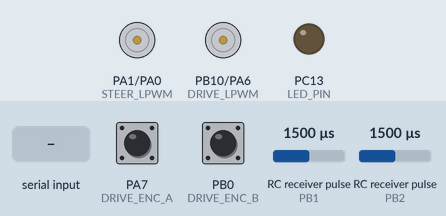
This sketch was run on a simulated STM32 Blue Pill. Parts: motor-driver pin pairs drawn as motors (green arrow = first pin HIGH = forward, orange = second pin HIGH = backward, longer = more drive), output pins drawn as LEDs (lit = HIGH). Wiring (inferred from the names in the program): 2 × RC receiver channel: data PB1 / data PB2. Dashed ring = blinking. Inputs (shaded band) come from the test bench; at power-on: PA7 (DRIVE_ENC_A) HIGH, PB0 (DRIVE_ENC_B) HIGH, RC receiver pulse (sensors on PB1, PB2) 1500 µs. What the sketch prints to the serial monitor is not drawn.

Above: at 0.8 s.
0.9 s: "30:150:10\n" received over Serial
At 1.75 s:
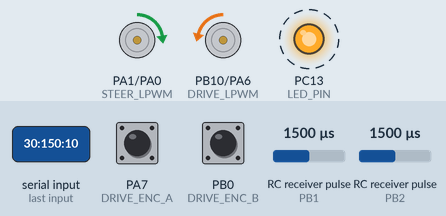
3.9 s: "90:45:200\n" received over Serial
At 6.3 s:
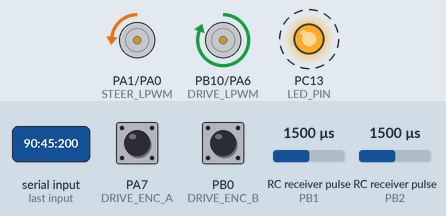
6.9 s: "STOP\n" received over Serial
At 8.2 s:
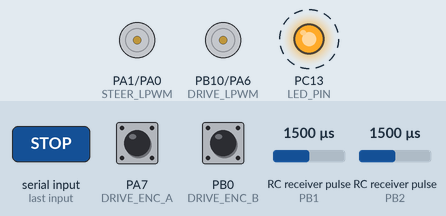
9.9 s: "90:45:200:10\n" received over Serial
At 10.05 s:
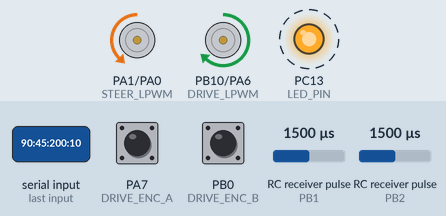
12.9 s: "1:90:45\n" received over the second serial link
At 14.8 s:
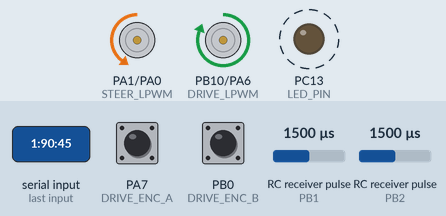
15.9 s: "1:90:45\n" received over Serial
Timing chart, 0 to 19.9 s (numbered marks = the images above; inputs shaded):
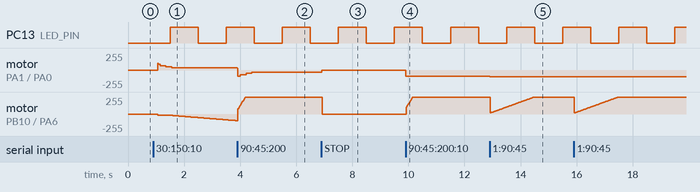

Measured:
- after the input at 0.9 s, motor on PA1 (STEER_LPWM) / PA0 (STEER_RPWM): stopped → forward 86/255 after 0.16 s, → forward 63/255 0.10 s later, → forward 47/255 0.20 s later, → forward 32/255 0.20 s later; motor on PB10 (DRIVE_LPWM) / PA6 (DRIVE_RPWM): moves from stopped to backward 100/255 over 2.8 s, starting after 0.16 s
- after the input at 3.9 s, motor on PA1 (STEER_LPWM) / PA0 (STEER_RPWM): forward 32/255 → backward 91/255 at once, → backward 68/255 0.11 s later, → backward 52/255 0.20 s later, → backward 36/255 0.20 s later
- after the input at 6.9 s, motor on PA1 (STEER_LPWM) / PA0 (STEER_RPWM): backward 36/255 → stopped at once; motor on PB10 (DRIVE_LPWM) / PA6 (DRIVE_RPWM): forward 255/255 → stopped at once
- after the input at 9.9 s, motor on PA1 (STEER_LPWM) / PA0 (STEER_RPWM): stopped → backward 91/255 at once; motor on PB10 (DRIVE_LPWM) / PA6 (DRIVE_RPWM): moves from stopped to forward 255/255 over 0.24 s, starting at once
- after the input at 12.9 s, motor on PA1 (STEER_LPWM) / PA0 (STEER_RPWM): backward 91/255 → backward 100/255 at once
- by itself, PC13 (LED_PIN): alternates HIGH for 1.0 s and LOW for 1.0 s

The sketch:

AAA_RS485_v2.ino
```cpp
#define _VAR_GLOBAL_IMPLEMENTATION_
#include <Arduino.h>
#include <STM32FreeRTOS.h>

#include "VAR_GLOBAL.h"
#include "Steering.h"
#include "Driving.h"
#include "Communication.h"

// ==================== AUTO RUN PLAN ====================
struct Movement {
  float angle;
  float rpm;
  int duration;
};

Movement movements[] = {
  // { 0, 0, 5000 },
  // { 10, 0, 2000 },
  // { 350, 0, 2000 },
  // { 20, 0, 2000 },
  // { 340, 0, 2000 },
  // { 30, 0, 2000 },
  // { 330, 0, 2000 },
  // { 90, 0, 2000 },
  // { 270, 0, 2000 },
  // { 0, 50, 2000 },
  // { 180, 50, 2000 },
  // { 10, 50, 2000 },
  // { 350, 50, 2000 },
  // { 20, 50, 2000 },
  // { 340, 50, 2000 },
  // { 30, 50, 2000 },
  // { 330, 50, 2000 },
  // { 90, 50, 2000 },
  // { 270, 50, 2000 },
};

int totalSteps = sizeof(movements) / sizeof(movements[0]);
int currentStep = 0;
bool autoRepeat = true;
bool autoRunEnabled = true;  // SET TRUE UNTUK AUTO RUN

// ==================== AUTO RUN TASK ====================
void autoRunTask(void *pvParameters) {
  SwerveCommand_t cmd;

  // Tunggu sistem stabil
  vTaskDelay(pdMS_TO_TICKS(2000));

  if (serialMutex != NULL) {
    xSemaphoreTake(serialMutex, portMAX_DELAY);
    Serial.println("\n🎬 AUTO RUN STARTED!");
    Serial.println("========================================");
    for (int i = 0; i < totalSteps; i++) {
      Serial.print("  Step ");
      Serial.print(i);
      Serial.print(": A");
      Serial.print(movements[i].angle);
      Serial.print(" R");
      Serial.print(movements[i].rpm);
      Serial.print(" (");
      Serial.print(movements[i].duration);
      Serial.println("ms)");
    }
    Serial.println("========================================\n");
    xSemaphoreGive(serialMutex);
  }

  while (1) {
    if (autoRunEnabled) {
      // Kirim perintah step saat ini
      cmd.angle = movements[currentStep].angle;
      cmd.rpm = movements[currentStep].rpm;
      cmd.stop_all = false;
      xQueueSend(steerCommandQueue, &cmd, 0);
      xQueueSend(driveCommandQueue, &cmd, 0);

      if (serialMutex != NULL) {
        xSemaphoreTake(serialMutex, portMAX_DELAY);
        Serial.print("📍 STEP ");
        Serial.print(currentStep);
        Serial.print(": A");
        Serial.print(movements[currentStep].angle);
        Serial.print(" R");
        Serial.print(movements[currentStep].rpm);
        Serial.print(" selama ");
        Serial.print(movements[currentStep].duration);
        Serial.println("ms");
        xSemaphoreGive(serialMutex);
      }

      // Tunggu sesuai durasi
      vTaskDelay(pdMS_TO_TICKS(movements[currentStep].duration));

      // Pindah ke step berikutnya
      currentStep++;
      if (currentStep >= totalSteps) {
        if (autoRepeat) {
          currentStep = 0;
          if (serialMutex != NULL) {
            xSemaphoreTake(serialMutex, portMAX_DELAY);
            Serial.println("\n🔄 PLAN SELESAI - MULAI ULANG\n");
            xSemaphoreGive(serialMutex);
          }
        } else {
          if (serialMutex != NULL) {
            xSemaphoreTake(serialMutex, portMAX_DELAY);
            Serial.println("\n✅ PLAN SELESAI - STOP\n");
            xSemaphoreGive(serialMutex);
          }
          break;
        }
      }
    } else {
      vTaskDelay(pdMS_TO_TICKS(100));
    }
  }
}

void setup() {
  Serial.begin(115200);
  delay(1000);

  // Buat queue dan mutex
  steerCommandQueue = xQueueCreate(5, sizeof(SwerveCommand_t));
  driveCommandQueue = xQueueCreate(5, sizeof(SwerveCommand_t));
  serialMutex = xSemaphoreCreateMutex();

  // Setup pins
  pinMode(STEER_ENC_A, INPUT_PULLUP);
  pinMode(STEER_ENC_B, INPUT_PULLUP);
  pinMode(STEER_RPWM, OUTPUT);
  pinMode(STEER_LPWM, OUTPUT);

  pinMode(DRIVE_ENC_A, INPUT_PULLUP);
  pinMode(DRIVE_ENC_B, INPUT_PULLUP);
  pinMode(DRIVE_RPWM, OUTPUT);
  pinMode(DRIVE_LPWM, OUTPUT);
  pinMode(LED_PIN, OUTPUT);

  // Interrupts
  attachInterrupt(digitalPinToInterrupt(STEER_ENC_A), steer_updateEncoder, CHANGE);
  attachInterrupt(digitalPinToInterrupt(STEER_ENC_B), steer_updateEncoder, CHANGE);
  attachInterrupt(digitalPinToInterrupt(DRIVE_ENC_A), drive_encoderInterrupt, CHANGE);
  attachInterrupt(digitalPinToInterrupt(DRIVE_ENC_B), drive_encoderInterrupt, CHANGE);

  // Init timing
  steer_lastTime = micros();
  drive_lastPidTime = micros();
  drive_lastRpmTime = millis();

  // Print welcome
  if (serialMutex != NULL) {
    xSemaphoreTake(serialMutex, portMAX_DELAY);
    Serial.println("\n╔════════════════════════════════════════════╗");
    Serial.println("║     SWERVE DRIVE CONTROL SYSTEM v8.3      ║");
    Serial.println("║           WITH AUTO RUN MODE               ║");
    Serial.println("╚════════════════════════════════════════════╝");
    xSemaphoreGive(serialMutex);
  }

  // Create tasks
  xTaskCreate(steeringTask, "Steering", 256, NULL, 2, &steeringTaskHandle);
  xTaskCreate(drivingTask, "Driving", 256, NULL, 2, &drivingTaskHandle);
  xTaskCreate(commandTask, "Command", 128, NULL, 3, &commandTaskHandle);
  xTaskCreate(displayTask, "Display", 128, NULL, 1, &displayTaskHandle);
  xTaskCreate(rs485Task, "RS485_RX", 256, NULL, 3, NULL);

  xTaskCreate(rs485RealtimeTask, "RS485_TX_Realtime", 256, NULL, 2, NULL);
  xTaskCreate(guiOutputTask, "GUI_OUT", 256, NULL, 2, NULL);

  // ========== AUTO RUN TASK ==========
  // if (autoRunEnabled) {
  //   xTaskCreate(autoRunTask, "AutoRun", 256, NULL, 1, NULL);
  // }

  vTaskStartScheduler();
}

void loop() {
  // Empty
}
```

Communication.h
```cpp
#ifndef COMMUNICATION_H
#define COMMUNICATION_H

#include "VAR_GLOBAL.h"
#include "Steering.h"
#include "Driving.h"

// Function prototypes
void commandTask(void *pvParameters);
void displayTask(void *pvParameters);
void rs485Task(void *pvParameters);
void guiOutputTask(void *pvParameters);
void parseCommand(String cmd);
void parseRs485Command(String cmd);
void printHelp();
void printSystemStatus();
void executeSwerveCommand(float angle, float rpm);
void sendRs485Response(String response);
void sendGuiData();
void sendRs485RealtimeData();
void rs485RealtimeTask(void *pvParameters);

// ==================== COMMUNICATION IMPLEMENTATIONS ====================
#pragma region Communication_Implementations

void executeSwerveCommand(float angle, float rpm) {
  SwerveCommand_t cmd;
  cmd.angle = angle;
  cmd.rpm = rpm;
  cmd.stop_all = false;

  xQueueSend(steerCommandQueue, &cmd, 0);
  xQueueSend(driveCommandQueue, &cmd, 0);

  if (serialMutex != NULL) {
    xSemaphoreTake(serialMutex, portMAX_DELAY);
    Serial.println("\n🔄 EKSEKUSI PERINTAH:");
    Serial.print("   Steering: ");
    Serial.print(angle, 1);
    Serial.print("°");

    if (rpm != 0) {
      bool forward = drive_determineDirection(angle);
      Serial.print(" | Driving: ");
      Serial.print(rpm, 1);
      Serial.print(" RPM ");
      Serial.print(forward ? "MAJU" : "MUNDUR");
    } else {
      Serial.println(" | Driving: OFF");
    }
    xSemaphoreGive(serialMutex);
  }
}

void parseCommand(String cmd) {
  if (cmd == "HELP" || cmd == "H") {
    printHelp();
    return;
  }

  if (cmd == "STOP" || cmd == "S") {
    SwerveCommand_t stopCmd;
    stopCmd.stop_all = true;
    xQueueSend(steerCommandQueue, &stopCmd, 0);
    xQueueSend(driveCommandQueue, &stopCmd, 0);

    if (serialMutex != NULL) {
      xSemaphoreTake(serialMutex, portMAX_DELAY);
      Serial.println("⏹️ EMERGENCY STOP - SEMUA MOTOR");
      xSemaphoreGive(serialMutex);
    }
    return;
  }

  if (cmd == "STATUS" || cmd == "?") {
    printSystemStatus();
    return;
  }

  // Format: A45R20 atau A45R0
  int aIndex = cmd.indexOf('A');
  int rIndex = cmd.indexOf('R');

  if (aIndex >= 0 && rIndex > aIndex) {
    String angleStr = cmd.substring(aIndex + 1, rIndex);
    String rpmStr = cmd.substring(rIndex + 1);

    float angle = angleStr.toFloat();
    float rpm = rpmStr.toFloat();

    executeSwerveCommand(angle, rpm);
    return;
  }

  // Format: 1:45:20 (RS485 style via USB)
  int firstColon = cmd.indexOf(':');
  int secondColon = cmd.indexOf(':', firstColon + 1);

  if (firstColon > 0 && secondColon > firstColon) {
    float angle = cmd.substring(firstColon + 1, secondColon).toFloat();
    float rpm = cmd.substring(secondColon + 1).toFloat();
    executeSwerveCommand(angle, rpm);
    return;
  }

  if (serialMutex != NULL) {
    xSemaphoreTake(serialMutex, portMAX_DELAY);
    Serial.println("❌ Command tidak dikenal! Gunakan HELP");
    xSemaphoreGive(serialMutex);
  }
}

void sendRs485Response(String response) {
  Serial1.println(response);
}

void parseRs485Command(String cmd) {
  int firstColon = cmd.indexOf(':');
  int secondColon = cmd.indexOf(':', firstColon + 1);

  if (firstColon > 0 && secondColon > firstColon) {
    int slaveId = cmd.substring(0, firstColon).toInt();

    if (slaveId == RS485_SLAVE_ID) {
      float angle = cmd.substring(firstColon + 1, secondColon).toFloat();
      float rpm = cmd.substring(secondColon + 1).toFloat();

      executeSwerveCommand(angle, rpm);
      sendRs485Response("OK:" + String(RS485_SLAVE_ID) + ":A" + String(angle) + ":R" + String(rpm));

      if (serialMutex != NULL) {
        xSemaphoreTake(serialMutex, portMAX_DELAY);
        Serial.print("📡 RS485 [ID:");
        Serial.print(slaveId);
        Serial.print("] A");
        Serial.print(angle);
        Serial.print(" R");
        Serial.println(rpm);
        xSemaphoreGive(serialMutex);
      }
    }
  } else {
    sendRs485Response("ERROR:INVALID_FORMAT");
  }
}

// ==================== GUI OUTPUT TASK (UNTUK PYTHON GUI) ====================
void sendGuiData() {
  // Format yang diharapkan GUI: ID:angle,rpm,pwm_pos,pwm_spd,ready
  // Contoh: 1:45.5,30.2,50,120,1

  int ready = steer_targetReached ? 1 : 0;
  int pwm_pos = (int)steer_currentOutput;
  int pwm_spd = drive_pwmOutput;

  String output = String(RS485_SLAVE_ID) + ":" +
                  String(steerAngleDeg, 1) + "," +
                  String(drive_wheelRpm, 1) + "," +
                  String(pwm_pos) + "," +
                  String(pwm_spd) + "," +
                  String(ready);

  Serial.println(output);
}

void guiOutputTask(void *pvParameters) {
  TickType_t xLastWakeTime = xTaskGetTickCount();
  const TickType_t xFrequency = pdMS_TO_TICKS(50);  // Kirim setiap 50ms (20Hz)

  while(1) {
    vTaskDelayUntil(&xLastWakeTime, xFrequency);
    sendGuiData();
  }
}

void sendRs485RealtimeData() {
  int ready = steer_targetReached ? 1 : 0;
  int pwm_pos = (int)steer_currentOutput;
  int pwm_spd = drive_pwmOutput;

  String output = String(RS485_SLAVE_ID) + ":" +
                  String(steerAngleDeg, 1) + "," +
                  String(drive_wheelRpm, 1) + "," +
                  String(pwm_pos) + "," +
                  String(pwm_spd) + "," +
                  String(ready);

  Serial1.println(output);
}

void rs485RealtimeTask(void *pvParameters) {
  TickType_t xLastWakeTime = xTaskGetTickCount();
  const TickType_t xFrequency = pdMS_TO_TICKS(50);

  vTaskDelay(pdMS_TO_TICKS(500));

  while(1) {
    vTaskDelayUntil(&xLastWakeTime, xFrequency);
    sendRs485RealtimeData();
  }
}

void printHelp() {
  if (serialMutex != NULL) {
    xSemaphoreTake(serialMutex, portMAX_DELAY);

    Serial.println("\n╔════════════════════════════════════════════╗");
    Serial.println("║            HELP - SWERVE DRIVE             ║");
    Serial.println("╚════════════════════════════════════════════╝");

    Serial.println("\n📝 FORMAT INPUT (USB Serial):");
    Serial.println("  A[angle]R[rpm]  - Set steering dan driving");
    Serial.println("  Contoh: A45R20   -> Steering 45°, Maju 20 RPM");
    Serial.println("          A225R20  -> Steering 225°, Mundur 20 RPM");
    Serial.println("          A90R0    -> Steering 90° saja");
    Serial.println("          STOP     -> Emergency stop");
    Serial.println("          1:45:20  -> Format RS485 via USB");

    Serial.println("\n📡 OUTPUT FORMAT (ke GUI):");
    Serial.println("  ID:angle,rpm,pwm_pos,pwm_spd,ready");
    Serial.println("  Contoh: 1:45.5,30.2,50,120,1");

    Serial.println("\n⚙️ LOGIKA ARAH BERDASARKAN SUDUT:");
    Serial.println("  MAJU   : 0° - 90° dan 270° - 360°");
    Serial.println("  MUNDUR : 90° - 270°");

    Serial.println("\n============================================\n");

    xSemaphoreGive(serialMutex);
  }
}

void printSystemStatus() {
  if (serialMutex != NULL) {
    xSemaphoreTake(serialMutex, portMAX_DELAY);

    Serial.println("\n╔════════════════════════════════════════════╗");
    Serial.println("║            SYSTEM STATUS                   ║");
    Serial.println("╚════════════════════════════════════════════╝");

    Serial.println("\n🎯 STEERING:");
    Serial.print("  Posisi: ");
    Serial.print(steerAngleDeg, 1);
    Serial.print("° | Target: ");
    Serial.print(steerRawTargetAngle, 1);
    Serial.print("° | PWM: ");
    Serial.println(steer_currentOutput, 0);

    Serial.println("\n⚡ DRIVING:");
    Serial.print("  RPM: ");
    Serial.print(drive_wheelRpm, 1);
    Serial.print(" | Target: ");
    Serial.print(drive_wheelRpmTarget_requested, 1);
    Serial.print(" | PWM: ");
    Serial.println(drive_pwmOutput);

    Serial.print("  Status: ");
    if (steer_targetReached) Serial.print("STEER READY | ");
    else Serial.print("STEER MOVING | ");

    if (driving_active) Serial.println("DRIVE ACTIVE");
    else Serial.println("DRIVE IDLE");

    Serial.println("\n📤 OUTPUT KE GUI:");
    Serial.print("  Format: ");
    Serial.println("ID:angle,rpm,pwm_pos,pwm_spd,ready");

    Serial.println("\n============================================\n");

    xSemaphoreGive(serialMutex);
  }
}

void commandTask(void *pvParameters) {
  TickType_t xLastWakeTime = xTaskGetTickCount();
  const TickType_t xFrequency = pdMS_TO_TICKS(50);

  while(1) {
    vTaskDelayUntil(&xLastWakeTime, xFrequency);

    while (Serial.available() > 0) {
      char c = Serial.read();

      if (c == '\n') {
        if (bufferIndex > 0) {
          inputBuffer[bufferIndex] = '\0';
          String command = String(inputBuffer);
          command.trim();
          command.toUpperCase();
          parseCommand(command);
          bufferIndex = 0;
          memset(inputBuffer, 0, sizeof(inputBuffer));
        }
      } else if (c != '\r' && bufferIndex < sizeof(inputBuffer) - 1) {
        inputBuffer[bufferIndex++] = c;
      }
    }
  }
}

void rs485Task(void *pvParameters) {
  TickType_t xLastWakeTime = xTaskGetTickCount();
  const TickType_t xFrequency = pdMS_TO_TICKS(20);

  Serial1.begin(115200);

  if (serialMutex != NULL) {
    xSemaphoreTake(serialMutex, portMAX_DELAY);
    Serial.println("📡 RS485 Started on Serial1");
    Serial.print("   Slave ID: ");
    Serial.println(RS485_SLAVE_ID);
    xSemaphoreGive(serialMutex);
  }

  while(1) {
    vTaskDelayUntil(&xLastWakeTime, xFrequency);

    while (Serial1.available() > 0) {
      char c = Serial1.read();

      if (c == '\n') {
        if (rs485BufferIndex > 0) {
          rs485Buffer[rs485BufferIndex] = '\0';
          String command = String(rs485Buffer);
          command.trim();
          parseRs485Command(command);
          rs485BufferIndex = 0;
          memset(rs485Buffer, 0, sizeof(rs485Buffer));
        }
      } else if (c != '\r' && rs485BufferIndex < sizeof(rs485Buffer) - 1) {
        rs485Buffer[rs485BufferIndex++] = c;
      }
    }
  }
}

void displayTask(void *pvParameters) {
  TickType_t xLastWakeTime = xTaskGetTickCount();
  const TickType_t xFrequency = pdMS_TO_TICKS(500);

  while(1) {
    vTaskDelayUntil(&xLastWakeTime, xFrequency);

    if (serialMutex != NULL && xSemaphoreTake(serialMutex, 0) == pdTRUE) {
      static unsigned long lastBlink = 0;
      if (millis() - lastBlink > 500) {
        lastBlink = millis();
        digitalWrite(LED_PIN, !digitalRead(LED_PIN));
      }
      xSemaphoreGive(serialMutex);
    }
  }
}

#pragma endregion
#endif
```

Source omitted: Driving.h (5431 bytes), Steering.h (8555 bytes), VAR_GLOBAL.h (5875 bytes)
